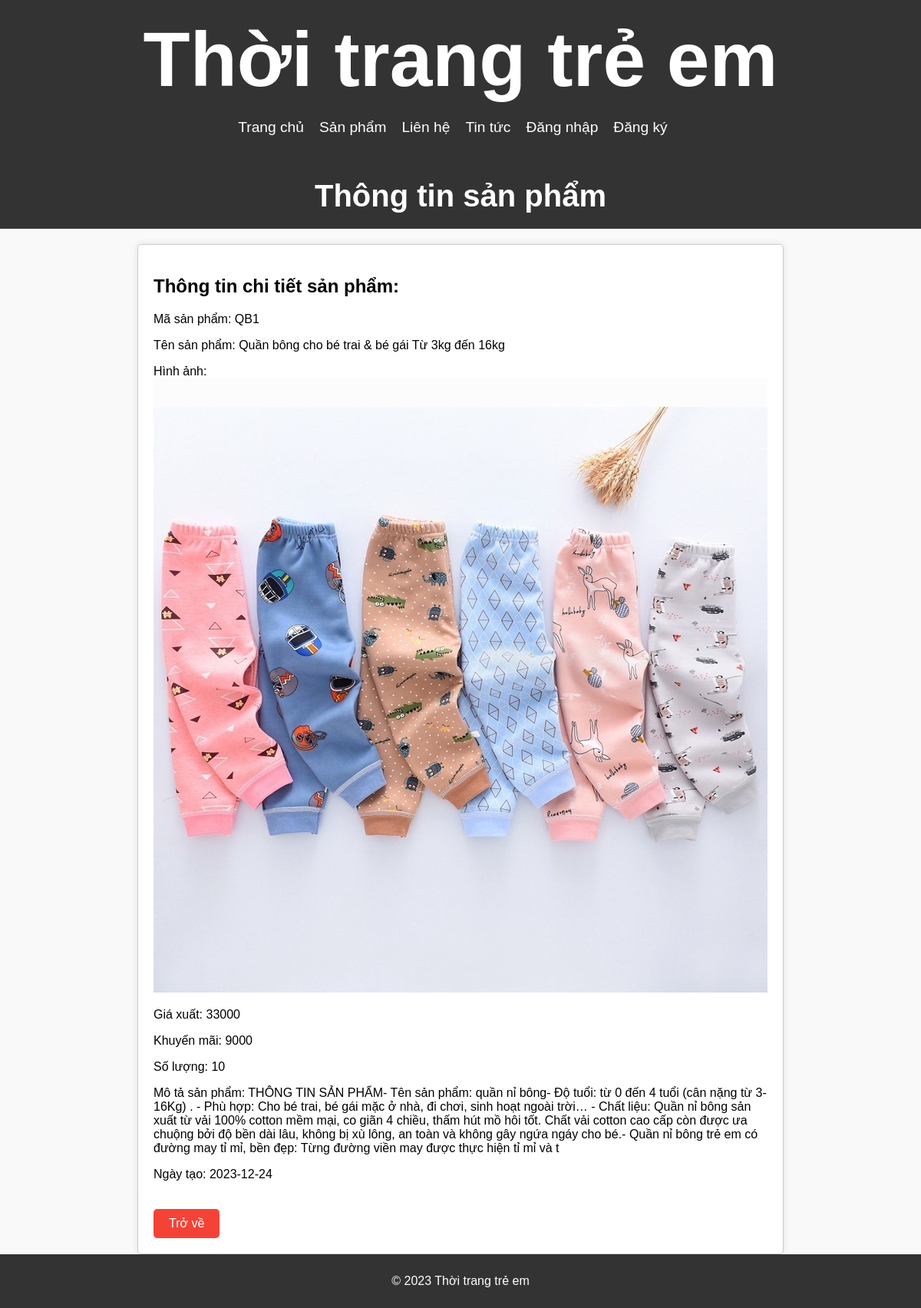
The page /php/product_detail.php?id=QB1 on the database its author committed.
### tables this page shows
CREATE TABLE `adproduct` (
  `ma_loaisp` varchar(30) NOT NULL,
  `ma_sp` varchar(50) NOT NULL,
  `tensp` varchar(100) NOT NULL,
  `hinhanh` varchar(100) NOT NULL,
  `gianhap` int(20) NOT NULL,
  `giaxuat` int(20) NOT NULL,
  `khuyenmai` int(10) NOT NULL,
  `soluong` int(10) NOT NULL,
  `mota_sp` varchar(500) NOT NULL,
  `create_date` date NOT NULL
);

### php/product_detail.php (the view, shortened to what this page needs)
<!DOCTYPE html>
<html lang="en">
<head>
    <link rel="stylesheet" href="/ULSA/baitaplon/css/style.css">
</head>
<body>
<header class="parallax-header">
    <h1 style="font-size: 100px;">Thời trang trẻ em</h1>
    <nav>
        <ul>
            <?php
            if (isset($_SESSION["username"])) {
                if (isset($_SESSION['access_level']) && $_SESSION['access_level'] === 'Quantri') {
                    echo '<li><a href="/ULSA/baitaplon/php/welcome.php"Trang chủ</a></li>';
                    echo '<li><a href="/ULSA/baitaplon/php/sell.php">Bán Hàng</a></li>';
                    echo '<li><a href="/ULSA/baitaplon/php/order.php">Đơn Hàng</a></li>';
                    echo '<li><a href="/ULSA/baitaplon/php/viewuser.php">Quản Lý Khách Hàng</a></li>';
                    echo '<li><a href="/ULSA/baitaplon/php/view_feedback.php">Góp Ý Khách Hàng</a></li>';
                    echo '<li><a href="/ULSA/baitaplon/php/quanlynews.php">Quản Lý Tin Tức</a></li>';
                    echo '<li><a href="/ULSA/baitaplon/php/editinfoweb.php">Chỉnh Sửa Web</a></li>';
                    echo '<li><a href="/ULSA/baitaplon/php/account.php">Tài Khoản</a></li>';
                } else {
                    echo '<li><a href="/ULSA/baitaplon/php/welcome.php">Trang chủ</a></li>';
                    echo '<li><a href="/ULSA/baitaplon/php/products.php" class="active">Sản phẩm</a></li>';
                    echo '<li><a href="/ULSA/baitaplon/php/contact.php">Liên hệ</a></li>';
                    echo '<li><a href="/ULSA/baitaplon/php/news.php">Tin tức</a></li>';
                    echo '<li><a href="/ULSA/baitaplon/php/addtocart.php">Giỏ hàng</a></li>';
                    echo '<li><a href="/ULSA/baitaplon/php/feedback.php">Góp ý</a></li>';
                    echo '<li><a href="/ULSA/baitaplon/php/account.php">Tài Khoản</a></li>';
                }
                echo '<li><a href="/ULSA/baitaplon/php/logout.php">Đăng xuất</a></li>';
            } else {
                echo '<li><a href="/ULSA/baitaplon/php/welcome.php" >Trang chủ</a></li>';
                echo '<li><a href="/ULSA/baitaplon/php/products.php">Sản phẩm</a></li>';
                echo '<li><a href="/ULSA/baitaplon/php/contact.php">Liên hệ</a></li>';
                echo '<li><a href="/ULSA/baitaplon/php/news.php">Tin tức</a></li>';
                echo '<li><a href="/ULSA/baitaplon/php/login.php">Đăng nhập</a></li>';
                echo '<li><a href="/ULSA/baitaplon/php/register.php">Đăng ký</a></li>';
            }
            ?>
        </ul>
    </nav>
</header>
<header>
    <h1>Thông tin sản phẩm</h1>
</header>
<div class="container">
    <?php
    require_once("connect.php");
    if (isset($_GET['id'])) {
        $product_id = $_GET['id'];
        $query = "SELECT * FROM adproduct WHERE ma_sp = '$product_id'";
        $result = mysqli_query($conn, $query);
        if ($result && mysqli_num_rows($result) > 0) {
            $product = mysqli_fetch_assoc($result);
            echo "<h2>Thông tin chi tiết sản phẩm:</h2>";
            echo "<p>Mã sản phẩm: {$product['ma_sp']}</p>";
            echo "<p>Tên sản phẩm: {$product['tensp']}</p>";
            echo "<p>Hình ảnh: <img src='images/{$product['hinhanh']}' alt='{$product['tensp']}' /></p>";
            echo "<p>Giá xuất: {$product['giaxuat']}</p>";
            echo "<p>Khuyến mãi: {$product['khuyenmai']}</p>";
            echo "<p>Số lượng: {$product['soluong']}</p>";
            echo "<p>Mô tả sản phẩm: {$product['mota_sp']}</p>";
            echo "<p>Ngày tạo: {$product['create_date']}</p>";
        } else {
            echo "Không tìm thấy thông tin chi tiết sản phẩm.";
        }
    } else {
        echo "Mã sản phẩm không hợp lệ.";
    }
    ?>
    <a href="products.php" class="back-button">Trở về</a>
</div>
<footer>
    <p>&copy; 2023 Thời trang trẻ em</p>
</footer>
</body>
</html>

### css/style.css (style rules this page uses)
body { font-family: Arial, sans-serif; margin: 0; padding: 0; background-color: #f9f9f9; }
header { background-color: #333; color: #fff; text-align: center; padding: 20px 0; }
header h1 { margin: 0; font-size: 2rem; }
nav ul { list-style: none; padding: 0; margin-top: 20px; }
nav ul li { display: inline; margin-right: 20px; }
nav a { color: #fff; text-decoration: none; font-size: 1.2rem; }
footer { text-align: center; padding: 20px 0; background-color: #333; color: #fff; }
nav a { color: #fff; text-decoration: none; font-size: 1.2rem; transition: color 0.2s ease-in-out; }

### php/product_detail.php (style rules this page uses)
header { background-color: #333; color: #fff; text-align: center; padding: 20px 0; }
header h1 { margin: 0; font-size: 40px; }
.back-button { display: inline-block; padding: 10px 20px; background-color: #f44336; color: white; text-decoration: none; border-radius: 5px; margin-top: 20px; transition: background-color 0.3s ease; }
.container { max-width: 800px; margin: 0 auto; padding: 20px; background-color: #fff; border: 1px solid #ccc; border-radius: 5px; box-shadow: 0 0 10px rgba(0, 0, 0, 0.1); margin-top: 20px; }
footer { text-align: center; padding: 10px 0; background-color: #333; color: #fff; }

### rows shown on the page
adproduct: ma_sp "QB1", tensp "Quần bông cho bé trai & bé gái Từ 3kg đến 16kg", hinhanh (picture), giaxuat "33000", khuyenmai "9000", soluong "10", mota_sp "THÔNG TIN SẢN PHẨM- Tên sản phẩm: quần nỉ bông- Độ tuổi: từ 0 đến 4 tuổi (cân nặng từ 3-16Kg) . - Phù hợp: Cho bé trai, bé gái mặc ở nhà, đi chơi, sinh hoạt ngoài trời… - Chất liệu: Quần nỉ bông sản xuất từ vải 100% cotton mềm mại, co giãn 4 chiều, thấm hút mồ hôi tốt. Chất vải cotton cao cấp còn được ưa chuộng bởi độ bền dài lâu, không bị xù lông, an toàn và không gây ngứa ngáy cho bé.- Quần nỉ bông trẻ em có đường may tỉ mỉ, bền đẹp: Từng đường viền may được thực hiện tỉ mỉ và t", create_date "2023-12-24"
